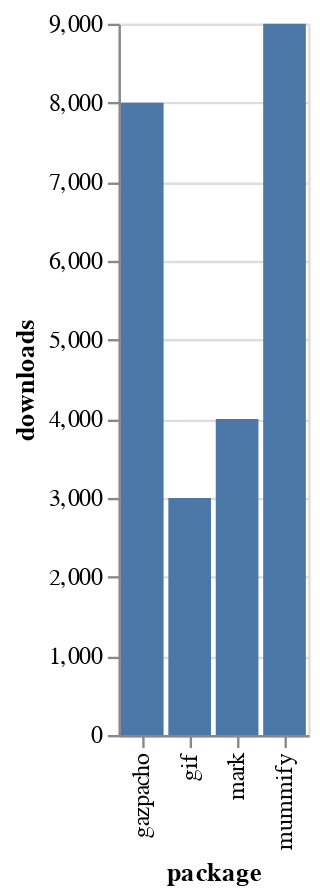

Source (notebook cell):
### Markdown cell above
<img src="../images/github.png" alt="github" width="200">

### Code cell
packages = pd.DataFrame({
    'downloads': [8000, 3000, 9000, 4000],
    'package': ['gazpacho', 'gif', 'mummify', 'mark']
})

alt.Chart(packages).mark_bar().encode(
    x='package',
    y='downloads'
)

### Figure 1 — Vega-Lite specification as saved in the notebook (floating-point values rounded to 4 significant figures)
{"config": {"view": {"continuousWidth": 400, "continuousHeight": 300}}, "data": {"name": "data-a4a25248a6d09ad7c244a7bef1f1f183"}, "mark": "bar", "encoding": {"x": {"type": "nominal", "field": "package"}, "y": {"type": "quantitative", "field": "downloads"}}, "$schema": "https://vega.github.io/schema/vega-lite/v4.0.2.json", "datasets": {"data-a4a25248a6d09ad7c244a7bef1f1f183": [{"downloads": 8000, "package": "gazpacho"}, {"downloads": 3000, "package": "gif"}, {"downloads": 9000, "package": "mummify"}, {"downloads": 4000, "package": "mark"}]}}
